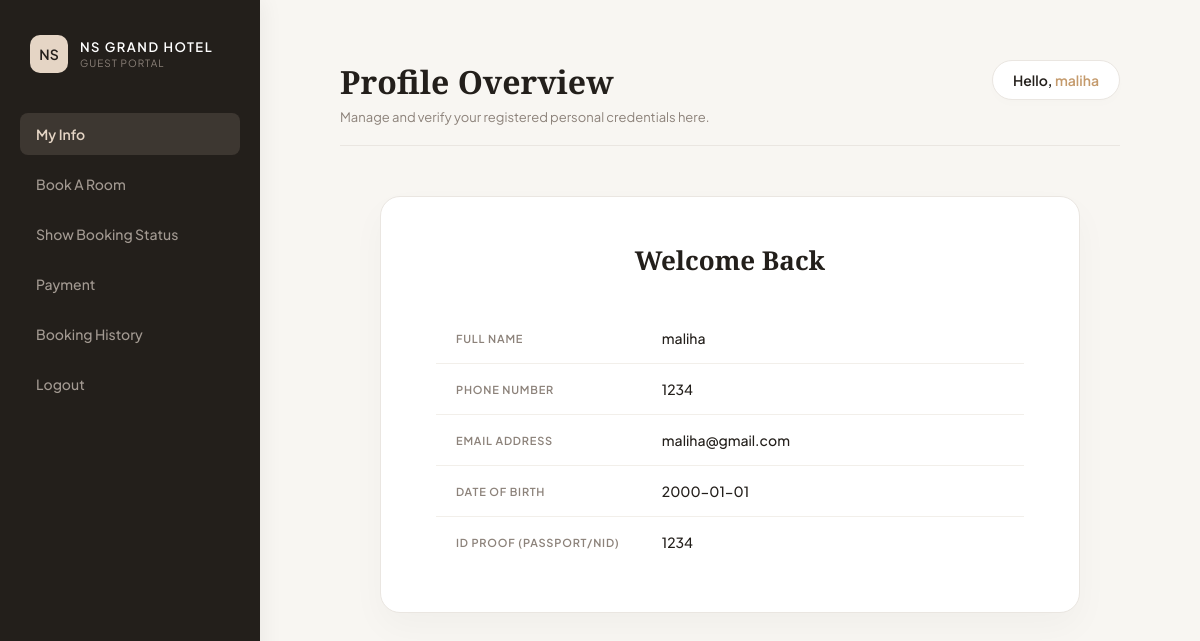
The page /user_view.php on the database its author committed.
### tables this page shows
CREATE TABLE `temp_session` (
  `phone` INT NOT NULL,
  `password` varchar(20) NOT NULL,
  `name` varchar(20) NOT NULL,
  `email` varchar(30) NOT NULL,
  `idproof` varchar(20) NOT NULL,
  `dob` date NOT NULL
);

### user_view.php (the view, shortened to what this page needs)
<!DOCTYPE html>
<html lang="en">
<head>
</head>
<body>
    <?php
        $conn = new mysqli("localhost", "root", "hridila44", "iwp");
        $sql = "SELECT * from temp_session";
        $result = mysqli_query($conn, $sql);
        $row = mysqli_fetch_row($result);
    ?>
    <div class="sidebar">
        <div class="brand-section">
            <div class="logo-badge">NS</div>
            <div class="brand-text-wrapper">
                <div class="brand-title">NS Grand Hotel</div>
                <div class="brand-subtitle">Guest Portal</div>
            </div>
        </div>
        <ul class="menu-list">
            <li><a href="user_view.php" class="active">My Info</a></li>
            <li><a href="bookroom.php">Book A Room</a></li>
            <li><a href="user_room_status.php">Show Booking Status</a></li>
            <li><a href="user_payment.php">Payment</a></li>
            <li><a href="user_booking_history.php">Booking History</a></li>
            <li><a href="index.php">Logout</a></li>
        </ul>
    </div>
    <div class="main-content">
        <div class="page-header">
            <div>
                <h1>Profile Overview</h1>
                <p>Manage and verify your registered personal credentials here.</p>
            </div>
            <div class="user-greeting">
                Hello, <span><?php echo htmlspecialchars($row[2]); ?></span>
            </div>
        </div>
        <div class="card-wrapper">
            <div class="profile-container">
                <h2 class="card-title">Welcome Back</h2>
                <table class="info-table">
                    <tr>
                        <td>Full Name</td>
                        <td><?php echo htmlspecialchars($row[2]); ?></td>
                    </tr>
                    <tr>
                        <td>Phone Number</td>
                        <td><?php echo htmlspecialchars($row[0]); ?></td>
                    </tr>
                    <tr>
                        <td>Email Address</td>
                        <td><?php echo htmlspecialchars($row[3]); ?></td>
                    </tr>
                    <tr>
                        <td>Date of Birth</td>
                        <td><?php echo htmlspecialchars($row[5]); ?></td>
                    </tr>
                    <tr>
                        <td>ID Proof (Passport/NID)</td>
                        <td><?php echo htmlspecialchars($row[4]); ?></td>
                    </tr>
                </table>
            </div>
        </div>
    </div>
</body>
</html>

### user_view.php (style rules this page uses)
* { box-sizing: border-box; margin: 0; padding: 0; font-family: 'Plus Jakarta Sans', sans-serif; }
body { background-color: #F8F6F2; display: flex; min-height: 100vh; }
.sidebar { width: 260px; background-color: #231F1B; color: #FFFFFF; position: fixed; height: 100vh; display: flex; flex-direction: column; padding: 35px 20px; box-shadow: 4px 0px 20px rgba(0, 0, 0, 0.05); z-index: 10; }
.brand-section { display: flex; align-items: center; gap: 12px; margin-bottom: 40px; padding-left: 10px; }
.logo-badge { width: 38px; height: 38px; background: #E5D5C5; color: #231F1B; border-radius: 10px; display: flex; align-items: center; justify-content: center; font-weight: 600; font-size: 14px; }
.brand-text-wrapper { display: flex; flex-direction: column; }
.brand-title { font-size: 13px; color: #FFF; font-weight: 600; letter-spacing: 1.5px; text-transform: uppercase; }
.brand-subtitle { font-size: 10px; color: #8C827A; letter-spacing: 1px; text-transform: uppercase; margin-top: 2px; }
.menu-list { list-style: none; display: flex; flex-direction: column; gap: 8px; }
.menu-list li a { display: block; color: #A39A92; padding: 12px 16px; text-decoration: none; font-size: 14px; font-weight: 500; border-radius: 8px; transition: all 0.3s ease; }
.menu-list li a.active, .menu-list li a:hover { background-color: #3d3731; color: #E5D5C5; font-weight: 600; }
.main-content { margin-left: 260px; flex: 1; padding: 60px 80px; display: flex; flex-direction: column; }
.page-header { display: flex; justify-content: space-between; align-items: flex-start; margin-bottom: 40px; border-bottom: 1px solid #EAE6E1; padding-bottom: 20px; }
.page-header h1 { font-family: 'Playfair Display', serif; font-size: 32px; color: #231F1B; font-weight: 600; margin-bottom: 6px; }
.page-header p { font-size: 13px; color: #8C827A; }
.user-greeting { background-color: #FFF; padding: 10px 20px; border-radius: 30px; font-size: 14px; font-weight: 600; color: #231F1B; border: 1px solid #EAE6E1; box-shadow: 0 4px 10px rgba(0,0,0,0.01); }
.user-greeting span { color: #C49A6C; }
.card-wrapper { width: 100%; display: flex; justify-content: center; margin-top: 10px; }
.profile-container { background: #FFFFFF; border-radius: 20px; padding: 45px 55px; width: 700px; box-shadow: 0px 15px 35px rgba(0, 0, 0, 0.03); border: 1px solid #EAE6E1; }
.card-title { font-family: 'Playfair Display', serif; font-size: 26px; color: #231F1B; text-align: center; margin-bottom: 35px; font-weight: 600; }
.info-table { width: 100%; border-collapse: collapse; }
.info-table td { font-size: 14px; padding: 16px 20px; border-bottom: 1px solid #F2EFEA; color: #231F1B; }
.info-table td:first-child { font-weight: 600; color: #8C827A; text-transform: uppercase; font-size: 11px; letter-spacing: 0.8px; width: 35%; }
.info-table td:last-child { font-weight: 500; color: #231F1B; }
.info-table tr:last-child td { border-bottom: none; }

### rows shown on the page
temp_session: name "maliha", phone "1234", email "maliha@gmail.com", dob "2000-01-01", idproof "1234"
